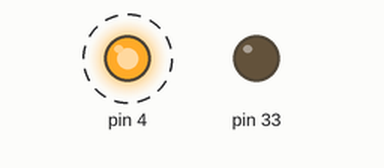
The program below on a simulated MicroPython board. Parts: output pins drawn as LEDs (lit = HIGH). Dashed ring = blinking. What the program prints to the serial console is not drawn. At 6.0 s the program stops and its outputs stay as they are.

Above: at 0.3 s.
Timing chart, 0 to 3.0 s (numbered marks = the images above):
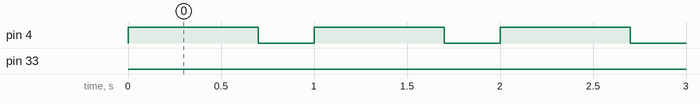

The program:

practice_patterns1.py
```python
ms_time = [100, 300, 500, 700, 900]
print(ms_time[2])
print(ms_time[4])

from machine import Pin
import time

def flash(pin_no, times, ms_on, ms_off):
    if pin_no == 4:
        on = 1
        off = 0
    else :
        on = 0
        off = 1
    for _ in range(times):
        led_controller = Pin(pin_no, Pin.OUT, value=0)
        led_controller.value(on)
        time.sleep_ms(ms_on)
        led_controller.value(off)
        time.sleep_ms(ms_off)

flash(4, 3, ms_time[3], ms_time[1])
flash(33, 3, ms_time[3], ms_time[1])
```

Measured:
- by itself, pin 4: alternates HIGH for 0.70 s and LOW for 0.30 s, 6 changes in all, then stays LOW
- by itself, pin 33: LOW → HIGH at 3.7 s, → LOW 0.30 s later, → HIGH 0.70 s later, → LOW 0.30 s later, … (5 changes in this stretch)
